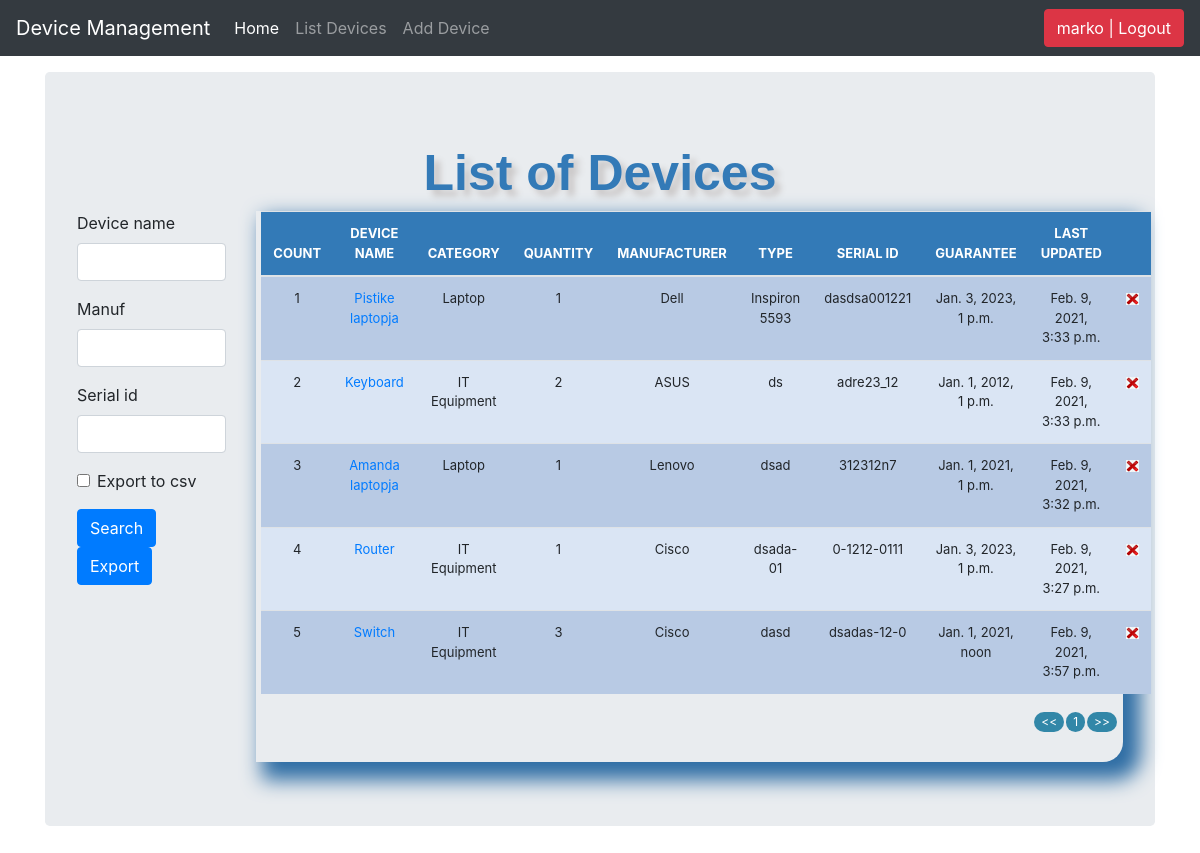
The app's page /list_devices/ (signed in) with its own data.
### devicemgmt/models.py (models this page shows, shortened)
class Device(models.Model):
	category = models.ForeignKey(Category, on_delete=models.CASCADE, blank=True)
	device_name = models.CharField(max_length=50, blank=True, null=True)
	quantity = models.IntegerField(default='0', blank=True, null=True)
	manuf = models.CharField(max_length=50, blank=True, null=True)
	type = models.CharField(max_length=50, blank=True, null=True)
	serial_id = models.CharField(max_length=50, blank=True, null=True)
	guarantee = models.DateTimeField(auto_now_add=False, auto_now=False)
	last_updated = models.DateTimeField(auto_now_add=False, auto_now=True)

class Category(models.Model):
	name = models.CharField(max_length=50, blank=True, null=True)
	def __str__(self):
		return self.name

### devicemgmt/views.py (the view, shortened to what this page needs)
# urls.py: path('list_devices/', views.list_devices, name='list_devices'),
@login_required
def list_devices(request):
    header = 'List of Devices'
    form = DeviceSearchForm(request.POST or None)
    queryset = Device.objects.all()
    context = {
        "header": header,
        "queryset": queryset,
        "form": form,
    }
    return render(request, "list_devices.html", context)

### devicemgmt/forms.py
class DeviceSearchForm(forms.ModelForm):
   export_to_CSV = forms.BooleanField(required=False)
   class Meta:
     model = Device
     fields = ['device_name', 'manuf', 'serial_id']

### devicemgmt/templates/list_devices.html (shortened to what this page needs)
{% load static %}
{% load crispy_forms_tags %}
<!DOCTYPE html>
<html lang="en">
  <head>
    <link href="{% static 'js/jquery-ui-1.12.1/jquery-ui.min.css' %}" rel="stylesheet">
    <link href="{% static 'js/jquery-ui-1.12.1/jquery-ui.structure.min.css' %}" rel="stylesheet">
    <link href="{% static 'js/jquery-ui-1.12.1/jquery-ui.theme.min.css' %}" rel="stylesheet">
    <link href="{% static 'css/bootstrap.min.css' %}" rel="stylesheet">
      <link href="{% static 'css/stylesheet.css' %}" rel="stylesheet">
      <link href="{% static 'js/nprogress/nprogress.css' %}" rel="stylesheet">
      <link rel="stylesheet" href="https://stackpath.bootstrapcdn.com/bootstrap/4.4.1/css/bootstrap.min.css">
    <link href="{% static 'css/navbar-top-fixed.css' %}" rel="stylesheet">
  </head>
  <body>
{% include 'navbar.html' %}
<main role="main" class="container">
  <div class="jumbotron">
    <div class="header">{{header}}</div>
    <div class="row">
        <div class="col-sm-2">
            <form method='POST' action=''>{% csrf_token %}
                {{form|crispy}}
                <input class="btn btn-primary" type="submit" value='Search'/>
                <input class="btn btn-primary" type="submit" value='Export'/>
            </form>
            <br></br>
        </div>
        <br>
        <div class="col-sm-10">
            <div class="display_table">
                <table class='table'>
                  <thead>
                    <tr>
                      <th>COUNT</th>
                      <th>DEVICE NAME</th>
                      <th>CATEGORY</th>
                      <th>QUANTITY</th>
                      <th>MANUFACTURER</th>
                      <th>TYPE</th>
                      <th>SERIAL ID</th>
                      <th>GUARANTEE</th>
                      <th>LAST UPDATED</th>
                        <th></th>
                    </tr>
                  </thead>
                {% for instance in queryset %}
                    <tr>
                      <td>{{forloop.counter}}</td>
                      <td><a href="{% url 'update_devices' instance.id %}">{{instance.device_name}}</a></td>
                      <td>{{instance.category}}</td>
                      <td>{{instance.quantity}}</td>
                      <td>{{instance.manuf}}</td>
                      <td>{{instance.type}}</td>
                      <td>{{instance.serial_id}}</td>
                      <td>{{instance.guarantee}}</td>
                      <td>{{instance.last_updated}}</td>
                        <td><a href="{% url 'delete_devices' instance.id %}"><img src="{% static 'img/delete.png' %}"></a></td>
                    </tr>
                {% endfor %}
                </table>
            </div>
        </div>
    </div>
  </div>
</main>
</body>
</html>

### devicemgmt/templates/navbar.html (shortened to what this page needs)
   <nav class="navbar navbar-expand-md navbar-dark fixed-top bg-dark">
  <a class="navbar-brand" href="#">Device Management</a>
  <div class="collapse navbar-collapse" id="navbarCollapse">
    <ul class="navbar-nav mr-auto">
      <li class="nav-item active">
        <a class="nav-link" href="/">Home <span class="sr-only">(current)</span></a>
      </li>
      {% if request.user.is_authenticated %}
      <li class="nav-item">
        <a class="nav-link" href="/list_devices">List Devices</a>
      </li>
      <li class="nav-item">
        <a class="nav-link" href="/add_devices">Add Device</a>
      </li>
      {% endif %}
    </ul>
    <ul class="navbar-nav">
        {% if request.user.is_authenticated %}
        <li><a href="/accounts/logout"><button class="btn btn-danger">{{ user }} | Logout</button></a></li>
        {% else %}
        <li><a href="/accounts/login">Login</a></li>
        {% endif %}
    </ul>
  </div>
</nav>

### devicemgmt/static/css/stylesheet.css (style rules this page uses)
body { background-color: #34eb6b; }
.table { font-size: 13px; text-align: center; width: 95%; margin: auto; }
.table tr:nth-child(odd) { background: #B8CAE4 }
.table tr:nth-child(even) { background: #dae5f4 }
th { background-color: #337ab7; color: white; }
.display_table { border-bottom-right-radius: 20px; padding-left: 5px; padding-right: 5px; padding-bottom: 20px; box-shadow: 12px 12px 20px 6px #2e6da4; }
.header { font-family: helvetica; color: #337ab7; font-size: 50px; text-align: center; width: 100%; text-shadow: 6px 6px 6px #c9c6c6; display: block; font-weight: bolder; }

### devicemgmt/static/css/navbar-top-fixed.css (style rules this page uses)
body { min-height: 75rem; padding-top: 4.5rem; }

### records on screen
Device: device_name "Pistike laptopja", category "Laptop", quantity "1", manuf "Dell", type "Inspiron 5593", serial_id "dasdsa001221", guarantee "Jan. 3, 2023, 1 p.m.", last_updated "Feb. 9, 2021, 3:33 p.m."
Device: device_name "Keyboard", category "IT Equipment", quantity "2", manuf "ASUS", type "ds", serial_id "adre23_12", guarantee "Jan. 1, 2012, 1 p.m.", last_updated "Feb. 9, 2021, 3:33 p.m."
Device: device_name "Amanda laptopja", category "Laptop", quantity "1", manuf "Lenovo", type "dsad", serial_id "312312n7", guarantee "Jan. 1, 2021, 1 p.m.", last_updated "Feb. 9, 2021, 3:32 p.m."
Device: device_name "Router", category "IT Equipment", quantity "1", manuf "Cisco", type "dsada-01", serial_id "0-1212-0111", guarantee "Jan. 3, 2023, 1 p.m.", last_updated "Feb. 9, 2021, 3:27 p.m."
Device: device_name "Switch", category "IT Equipment", quantity "3", manuf "Cisco", type "dasd", serial_id "dsadas-12-0", guarantee "Jan. 1, 2021, noon", last_updated "Feb. 9, 2021, 3:57 p.m."

### other values on screen
{{ user }} "marko"
{{ header }} "List of Devices"
